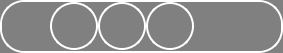
<?xml version="1.0" encoding="UTF-8"?>
<ui version="4.0">
 <class>ICSystemStatusFrame</class>
 <widget class="QFrame" name="ICSystemStatusFrame">
  <property name="geometry">
   <rect>
    <x>0</x>
    <y>0</y>
    <width>283</width>
    <height>53</height>
   </rect>
  </property>
  <property name="windowTitle">
   <string>Frame</string>
  </property>
  <property name="styleSheet">
   <string notr="true">background: gray;
border-radius:24px;
border: 2px solid;
border-color: rgb(255, 255, 255);
</string>
  </property>
  <property name="frameShape">
   <enum>QFrame::StyledPanel</enum>
  </property>
  <property name="frameShadow">
   <enum>QFrame::Raised</enum>
  </property>
  <layout class="QHBoxLayout" name="horizontalLayout_2">
   <property name="spacing">
    <number>0</number>
   </property>
   <property name="leftMargin">
    <number>0</number>
   </property>
   <property name="topMargin">
    <number>0</number>
   </property>
   <property name="rightMargin">
    <number>0</number>
   </property>
   <property name="bottomMargin">
    <number>0</number>
   </property>
   <item>
    <widget class="QFrame" name="statusFrame">
     <property name="styleSheet">
      <string notr="true">border:none;</string>
     </property>
     <layout class="QHBoxLayout" name="horizontalLayout">
      <property name="spacing">
       <number>0</number>
      </property>
      <property name="leftMargin">
       <number>0</number>
      </property>
      <property name="topMargin">
       <number>0</number>
      </property>
      <property name="rightMargin">
       <number>0</number>
      </property>
      <property name="bottomMargin">
       <number>0</number>
      </property>
      <item>
       <widget class="SpeedStatusLabel" name="speedStatusLabel">
        <property name="minimumSize">
         <size>
          <width>48</width>
          <height>48</height>
         </size>
        </property>
        <property name="maximumSize">
         <size>
          <width>48</width>
          <height>48</height>
         </size>
        </property>
        <property name="styleSheet">
         <string notr="true">color: rgb(255, 255, 0);
</string>
        </property>
        <property name="text">
         <string/>
        </property>
        <property name="alignment">
         <set>Qt::AlignCenter</set>
        </property>
       </widget>
      </item>
      <item>
       <widget class="StatusLabel" name="manualStatusLabel">
        <property name="minimumSize">
         <size>
          <width>48</width>
          <height>48</height>
         </size>
        </property>
        <property name="maximumSize">
         <size>
          <width>48</width>
          <height>48</height>
         </size>
        </property>
        <property name="styleSheet">
         <string notr="true">border: 2px solid rgb(255,255,255); 
color:rgb(255, 0, 255);</string>
        </property>
        <property name="text">
         <string/>
        </property>
        <property name="alignment">
         <set>Qt::AlignCenter</set>
        </property>
       </widget>
      </item>
      <item>
       <widget class="StatusLabel" name="autoStatusLabel">
        <property name="minimumSize">
         <size>
          <width>48</width>
          <height>48</height>
         </size>
        </property>
        <property name="maximumSize">
         <size>
          <width>48</width>
          <height>48</height>
         </size>
        </property>
        <property name="styleSheet">
         <string notr="true">border: 2px solid rgb(255,255,255); 
color:rgb(255, 0, 255);</string>
        </property>
        <property name="text">
         <string/>
        </property>
        <property name="alignment">
         <set>Qt::AlignCenter</set>
        </property>
       </widget>
      </item>
      <item>
       <widget class="StatusLabel" name="originStatusLabel">
        <property name="minimumSize">
         <size>
          <width>48</width>
          <height>48</height>
         </size>
        </property>
        <property name="maximumSize">
         <size>
          <width>48</width>
          <height>48</height>
         </size>
        </property>
        <property name="styleSheet">
         <string notr="true">border: 2px solid rgb(255,255,255); 
color:rgb(255, 0, 255);</string>
        </property>
        <property name="text">
         <string/>
        </property>
        <property name="alignment">
         <set>Qt::AlignCenter</set>
        </property>
       </widget>
      </item>
     </layout>
    </widget>
   </item>
   <item>
    <widget class="QToolButton" name="immButton">
     <property name="enabled">
      <bool>true</bool>
     </property>
     <property name="sizePolicy">
      <sizepolicy hsizetype="Preferred" vsizetype="Preferred">
       <horstretch>0</horstretch>
       <verstretch>0</verstretch>
      </sizepolicy>
     </property>
     <property name="focusPolicy">
      <enum>Qt::NoFocus</enum>
     </property>
     <property name="styleSheet">
      <string notr="true">#immButton
{
border:none;
color: gray
}
#immButton:pressed{
     background-color:blue;
     color:white;
}</string>
     </property>
     <property name="text">
      <string>IMM Signal</string>
     </property>
    </widget>
   </item>
  </layout>
 </widget>
 <customwidgets>
  <customwidget>
   <class>SpeedStatusLabel</class>
   <extends>QLabel</extends>
   <header>speedstatuslabel.h</header>
  </customwidget>
  <customwidget>
   <class>StatusLabel</class>
   <extends>QLabel</extends>
   <header>statuslabel.h</header>
  </customwidget>
 </customwidgets>
 <resources/>
 <connections/>
</ui>
